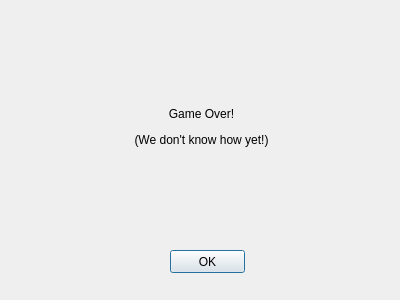
<?xml version="1.0" encoding="UTF-8"?>
<ui version="4.0">
 <class>GameOverWindow</class>
 <widget class="QDialog" name="GameOverWindow">
  <property name="geometry">
   <rect>
    <x>0</x>
    <y>0</y>
    <width>400</width>
    <height>300</height>
   </rect>
  </property>
  <property name="windowTitle">
   <string>Dialog</string>
  </property>
  <widget class="QPushButton" name="OKButton">
   <property name="geometry">
    <rect>
     <x>170</x>
     <y>250</y>
     <width>75</width>
     <height>23</height>
    </rect>
   </property>
   <property name="text">
    <string>OK</string>
   </property>
  </widget>
  <widget class="QLabel" name="gameOverMessage">
   <property name="geometry">
    <rect>
     <x>16</x>
     <y>12</y>
     <width>371</width>
     <height>231</height>
    </rect>
   </property>
   <property name="text">
    <string>&lt;html&gt;&lt;head/&gt;&lt;body&gt;&lt;p&gt;Game Over!&lt;/p&gt;&lt;p&gt;(We don't know how yet!)&lt;/p&gt;&lt;/body&gt;&lt;/html&gt;</string>
   </property>
   <property name="alignment">
    <set>Qt::AlignCenter</set>
   </property>
  </widget>
 </widget>
 <resources/>
 <connections/>
</ui>
